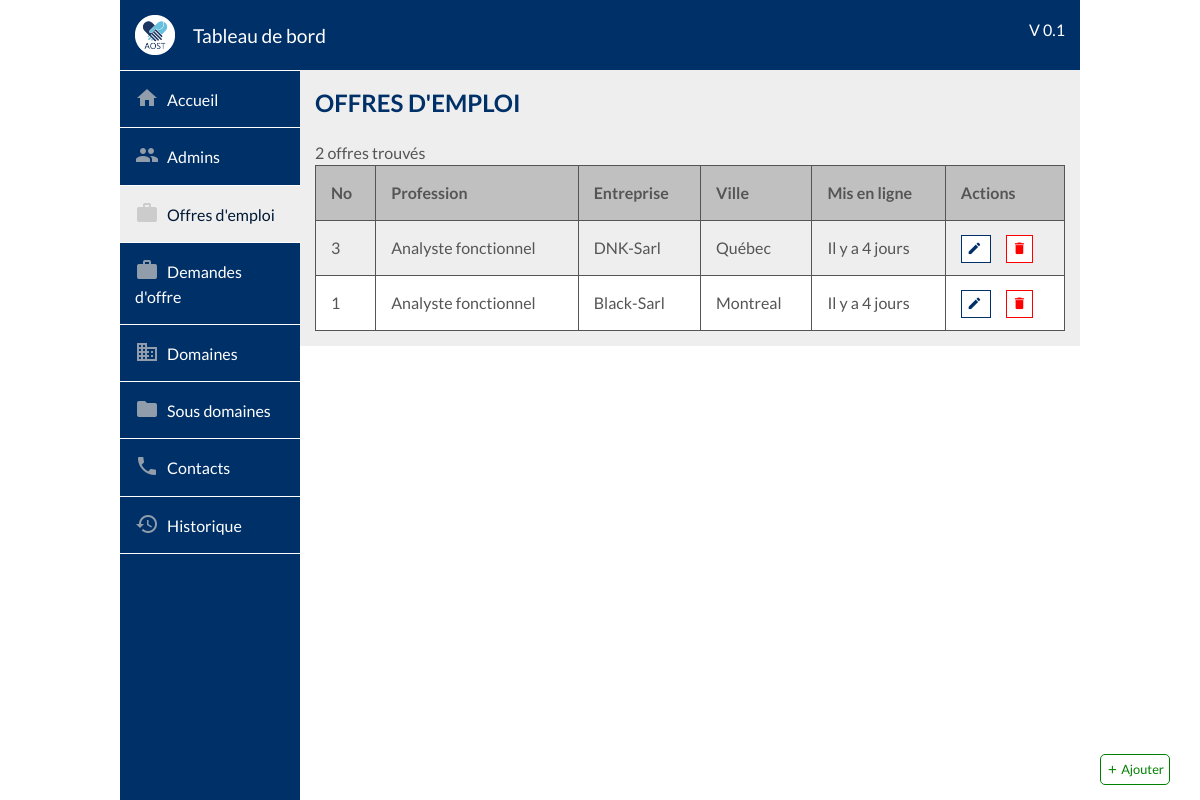
/dashboard/offers/index.php, run on an earlier commit of the app's database.
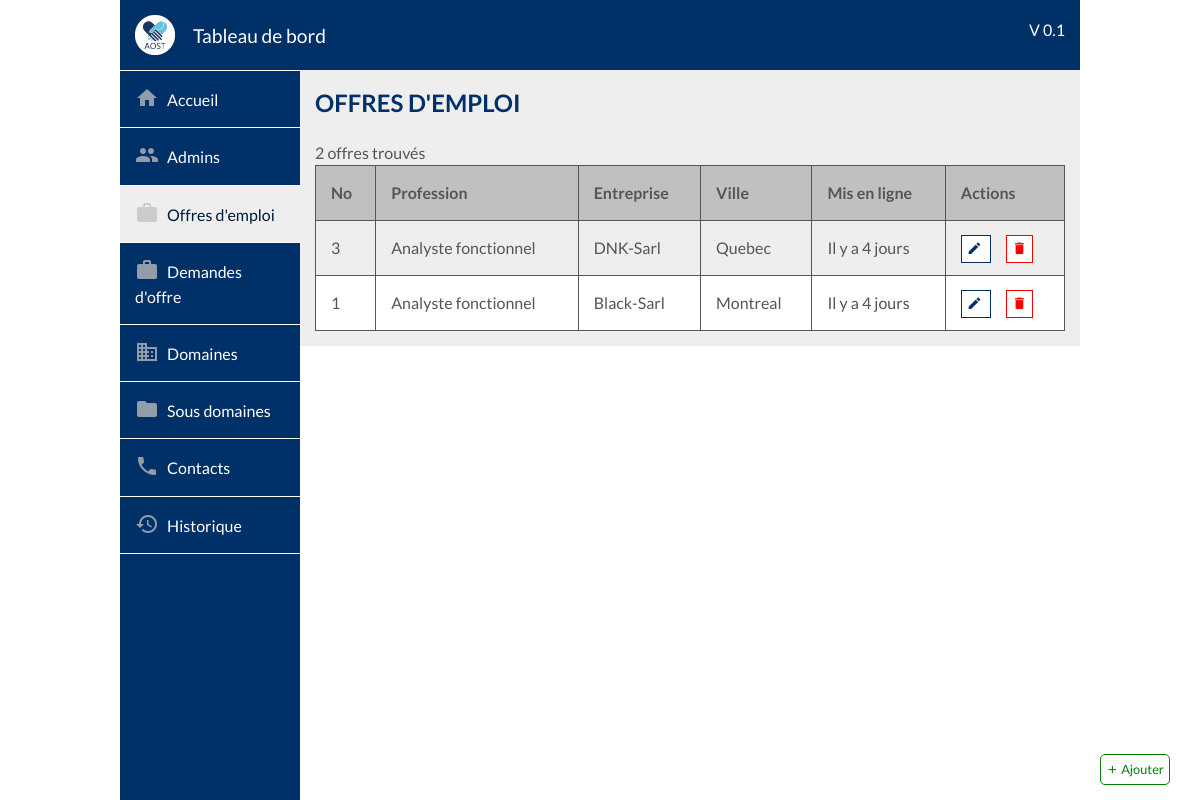
And on a later commit of the database.
### tables this page shows
CREATE TABLE IF NOT EXISTS `offers` (
  `id` bigint(20) NOT NULL AUTO_INCREMENT,
  `id_admin` bigint(20) NOT NULL,
  `id_subdomain` bigint(20) NOT NULL,
  `id_city` bigint(20) NOT NULL,
  `compagny` varchar(100) NOT NULL,
  `description` longtext COMMENT 'Description globale de la demande',
  `missions` longtext COMMENT 'description détaillée (par mission) de la demande',
  `skill` longtext COMMENT 'compétences requises du postulant',
  `candidate_profile` longtext COMMENT 'Informations requises du postulant (age, annee d''experience, caractere etc...)',
  `cv` int(1) NOT NULL DEFAULT '0' COMMENT 'vaudra 1 si un CV est requit pour postuler',
  `motivation` int(1) NOT NULL DEFAULT '0' COMMENT 'Vaudra 1 si une lettre de motivation est requise pour postuler',
  `deleted` int(2) NOT NULL DEFAULT '0' COMMENT 'Vaudra 1 si supprimé par un admin (restera présente dans un onglet archives ou corbeille)',
  `expired` int(2) NOT NULL DEFAULT '0' COMMENT 'vaudra 1 si déjà expiré',
  `deadline` datetime NOT NULL COMMENT 'Date limite',
  `added_at` datetime NOT NULL DEFAULT CURRENT_TIMESTAMP,
  PRIMARY KEY (`id`),
  KEY `fk_city` (`id_city`),
  KEY `fk_subdomain` (`id_subdomain`),
  KEY `fk_admin` (`id_admin`)
);

CREATE TABLE IF NOT EXISTS `city` (
  `id` bigint(20) NOT NULL AUTO_INCREMENT,
  `name` varchar(150) NOT NULL,
  `added_at` datetime NOT NULL DEFAULT CURRENT_TIMESTAMP,
  PRIMARY KEY (`id`)
);

CREATE TABLE IF NOT EXISTS `subdomains` (
  `id` bigint(20) NOT NULL AUTO_INCREMENT,
  `id_admin` bigint(20) NOT NULL,
  `id_domain` bigint(20) NOT NULL,
  `name` varchar(200) NOT NULL,
  `color` varchar(100) NOT NULL,
  `image` varchar(255) NOT NULL,
  `added_at` datetime NOT NULL DEFAULT CURRENT_TIMESTAMP,
  PRIMARY KEY (`id`),
  KEY `id_domain` (`id_domain`),
  KEY `fk_admin` (`id_admin`)
);

### dashboard/offers/index.php (called while the page is built)
<?php include($_SERVER["DOCUMENT_ROOT"]."/aost/dashboard/outils/php/redirection.php");
	redirection("Offres d'emploi", _DASHBOARD_PHP_PATH."offers/offers.php", "offers", "", _DASHBOARD_PATH."offers/offers.css", _DASHBOARD_PATH."offers/offers.js");
?>

### class/Offer.class.php (called while the page is built, shortened)
<?php
class Offer
{
    private $_id;
    private $_compagny;
    private $_added_at;
    public function __construct(array $data){
        foreach ($data as $key => $value) {
            $method='set'.ucfirst($key);
        }
    }
    public function setId($id){
        $this->_id=intval($id);
    }
    public function getId(){
        return $this->_id;
    }
    public function setCompagny($compagny){
        $this->_compagny=htmlentities(strval($compagny));
    }
    public function getCompagny(){
        return $this->_compagny;
    }
    public function setAdded_at($added_at){
        $this->_added_at=htmlentities(strval($added_at));
    }
    public function getAdded_at(){
        return $this->_added_at;
    }
public function getOffersLimit($start) {
    include(_APP_PATH."bd/server-connect.php");
    $start=intval($start);
    $end=$start+10;
    $query=$db->prepare("SELECT * FROM offers ORDER BY id DESC LIMIT $start,$end");
    $offers=[];
    if($query->execute()){
        while($data=$query->fetch()){
            $offers[]=new Offer($data);
        }
        return $offers;
    }else{
        return false;
    }
}
}
?>

### class/Subdomain.class.php (called while the page is built, shortened)
<?php
class Subdomain
{
   private $_name;
   public function __construct(array $data){
    foreach ($data as $key => $value) {
     $method='set'.ucfirst($key);
}
}
public function setName($name){
   $this->_name=htmlentities(strval($name));
}
public function getName(){
    return $this->_name;
}
public function getSubdomain($id){
    include(_APP_PATH."bd/server-connect.php");
    $id=intval($id);
    $query=$db->prepare("SELECT * FROM subdomains WHERE id=?");
    $query->bindParam(1,$id);
    if($query->execute() && $query->rowCount()==1){
      $data=$query->fetch();
      return (new Subdomain($data));
  }else{
      return false;
  }
}
}
?>

### class/City.class.php (called while the page is built, shortened)
<?php
class City
{
    private $_name;
    public function __construct(array $data){
        foreach ($data as $key => $value) {
            $method='set'.ucfirst($key);
        }
    }
    public function setName($name){
        $this->_name=htmlentities(strval($name));
    }
    public function getName(){
        return $this->_name;
    }
public function getCity($id){
    include(_APP_PATH."bd/server-connect.php");
    $id=intval($id);
    $query=$db->prepare("SELECT * FROM city WHERE id=?");
    $query->bindParam(1,$id);
    if($query->execute() && $query->rowCount()==1){
        $data=$query->fetch();
        return (new City($data));
    }else{
        return false;
    }
}
}
?>

### dashboard/offers/offers.php (the view, shortened to what the changed rows need)
<h2 class="margin-top-none">Offres d'emploi</h2>
<?php
	if (isset($_POST["keyword"])) {
		if ($_POST["keyword"] != "") {
			if(isset($_POST["id_domain"])){
				$offers_count = $offer->getOffersFilterRegex_count($_POST["id_domain"], $_POST["keyword"]);
			}else {
				$offers_count = $offer->getOffersLimitRegex_count($_POST["keyword"]);
			}
		}else{
			if(isset($_POST["id_domain"])){
				$offers_count = $offer->getOffersFilter_count($_POST["id_domain"]);
			}else {
				$offers_count = $offer->getOffers();
			}
		}
	}else{
		if(isset($_POST["id_domain"])){
			$offers_count = $offer->getOffersFilter_count($_POST["id_domain"]);
		}else {
			$offers_count = $offer->getOffers();
		}
	}
	$actuParPage= 10;
	$nombreDePages=ceil(count($offers_count)/$actuParPage);
	if(isset($_GET['page']))
	{
		 $pageActuelle=intval($_GET['page']);
		 if($pageActuelle>$nombreDePages)
		 {
					$pageActuelle=$nombreDePages;
		 }
	}
	else
	{
		 $pageActuelle=1;
	}
	$premiereEntree=($pageActuelle-1)*$actuParPage;
	if (isset($_POST["keyword"])) {
		if ($_POST["keyword"] != "") {
			if(isset($_POST["id_domain"])){
				$offers = $offer->getOffersFilterRegex($_POST["date"], $_POST["id_domain"], $_POST["keyword"], $premiereEntree);
			}else {
				$offers = $offer->getOffersLimitRegex($_POST["keyword"], $premiereEntree);
			}
		}else{
			if(isset($_POST["id_domain"])){
				$offers = $offer->getOffersFilter($_POST["date"], $_POST["id_domain"], $premiereEntree);
			}else {
				$offers = $offer->getOffersLimit($premiereEntree);
			}
		}
	}else{
		if(isset($_POST["id_domain"])){
			$offers = $offer->getOffersFilter($_POST["date"], $_POST["id_domain"], $premiereEntree);
		}else {
			$offers = $offer->getOffersLimit($premiereEntree);
		}
	}
?>
<div class="item_container">
  <table>
    <tr>
      <th>No</th>
      <th>Profession</th>
      <th>Entreprise</th>
      <th>Ville</th>
      <th>Mis en ligne</th>
      <th>Actions</th>
    </tr>
  <?php
    $i = 0;
    foreach ($offers as $offer) {
      $city = $city->getCity($offer->getId_city());
      $subdomain = $subdomain->getSubdomain($offer->getId_subdomain());
  ?>
      <tr>
        <td><?php echo $offer->getId(); ?></td>
        <td><?php echo ucfirst($subdomain->getName()); ?></td>
        <td><?php echo ucfirst($offer->getCompagny()); ?></td>
        <td><?php echo ucfirst($city->getName()); ?></td>
        <td><?php echo get_elapsed_time($offer->getAdded_at()); ?></td>
        <td>
          <div class="item_setting">
            <span class="btnEdit" id="btnEdit<?php echo $i; ?>" title="Modifier">
              <i class="material-icons vertical-align-bottom">mode_edit</i>
            </span>
            <span class="btnDelete" id="btnDelete<?php echo $i; ?>" title="Supprimer">
              <i class="material-icons vertical-align-bottom">delete</i>
            </span>
          </div>
        </td>
      </tr>
  <?php
    $i++;
    }
  ?>
  </table>
</div>

### outils/php/functions.php (shortened to what the changed rows need)
<?php
$tab_month=array("Janvier","Février","Mars","Avril","Mai","Juin","Juillet","Aougt","Septembre","Octobre","Novembre","Décembre");
function get_elapsed_time($datetime){
	global $tab_month;
	$date_convert_in_seconde = strtotime($datetime);
	if(date('Ymd', $date_convert_in_seconde) == date('Ymd')){
		$diff = time()-$date_convert_in_seconde;
		if($diff < 60){
			echo "Il y a ".$diff." secondes";
		}else if($diff < 3600){
			echo "Il y a ".floor($diff/60)." min";
		}else if($diff < 86400){
			echo "Il y a ".floor($diff/3600)."h";
		}
	}else if(date('Ymd', $date_convert_in_seconde) == date('Ymd', strtotime('- 1 DAY'))){
		echo "Hier";
	}else if(date('Ymd', $date_convert_in_seconde) == date('Ymd', strtotime('- 2 DAY'))){
		echo "Il y a 2 jours";
	}else if(date('Ymd', $date_convert_in_seconde) == date('Ymd', strtotime('- 3 DAY'))){
		echo "Il y a 3 jours";
	}else if(date('Ymd', $date_convert_in_seconde) == date('Ymd', strtotime('- 4 DAY'))){
		echo "Il y a 4 jours";
	}else if(date('Ymd', $date_convert_in_seconde) == date('Ymd', strtotime('- 5 DAY'))){
		echo "Il y a 5 jours";
	}else if(date('Ymd', $date_convert_in_seconde) == date('Ymd', strtotime('- 6 DAY'))){
		echo "Il y a 6 jours";
	}else if(date('Ymd', $date_convert_in_seconde) == date('Ymd', strtotime('- 1 WEEK'))){
		echo "Il y a 1 semaine";
	}else if(date('Ymd', $date_convert_in_seconde) == date('Ymd', strtotime('- 2 WEEK'))){
		echo "Il y a 2 semaines";
	}else if(date('Ymd', $date_convert_in_seconde) == date('Ymd', strtotime('- 3 WEEK'))){
		echo "Il y a 3 semaines";
	}else if(date('Ymd', $date_convert_in_seconde) == date('Ymd', strtotime('- 4 WEEK'))){
		echo "Il y a 4 semaines";
	}else if(date('Ymd', $date_convert_in_seconde) == date('Ymd', strtotime('- 1 MONTH'))){
		echo "Il y a 1 mois";
	}else if(date('Y', $date_convert_in_seconde) == date('Y', strtotime('- 1 YEAR'))){
		echo "Il y a 1 an";
	}else if(date('Y', $date_convert_in_seconde) == date('Y', strtotime('- 2 YEAR'))){
		echo "Il y a 2 ans";
	}else if(date('Y', $date_convert_in_seconde) == date('Y', strtotime('- 3 YEAR'))){
		echo "Il y a 3 ans";
	}else if(date('Y', $date_convert_in_seconde) == date('Y', strtotime('- 4 YEAR'))){
		echo "Il y a 4 ans";
	}else if(date('Y', $date_convert_in_seconde) == date('Y', strtotime('- 5 YEAR'))){
		echo "Il y a 5 ans";
	}else if(date('Y', $date_convert_in_seconde) == date('Y', strtotime('- 6 YEAR'))){
		echo "Il y a 6 ans";
	}else if(date('Y', $date_convert_in_seconde) == date('Y', strtotime('- 7 YEAR'))){
		echo "Il y a 7 ans";
	}else if(date('Y', $date_convert_in_seconde) == date('Y', strtotime('- 8 YEAR'))){
		echo "Il y a 8 ans";
	}else if(date('Y', $date_convert_in_seconde) == date('Y', strtotime('- 9 YEAR'))){
		echo "Il y a 9 ans";
	}else if(date('Y', $date_convert_in_seconde) == date('Y', strtotime('- 10 YEAR'))){
		echo "Il y a 10 ans";
	}else if(date('Y', $date_convert_in_seconde) == date('Y', strtotime('- 11 YEAR'))){
		echo "Il y a 11 ans";
	}else if(date('Y', $date_convert_in_seconde) == date('Y', strtotime('- 12 YEAR'))){
		echo "Il y a 12 ans";
	}else if(date('Y', $date_convert_in_seconde) == date('Y', strtotime('- 13 YEAR'))){
		echo "Il y a 13 ans";
	}else if(date('Y', $date_convert_in_seconde) == date('Y', strtotime('- 14 YEAR'))){
		echo "Il y a 14 ans";
	}else if(date('Y', $date_convert_in_seconde) == date('Y', strtotime('- 15 YEAR'))){
		echo "Il y a 15 ans";
	}else if(date('Y', $date_convert_in_seconde) == date('Y', strtotime('- 16 YEAR'))){
		echo "Il y a 16 ans";
	}else if(date('Y', $date_convert_in_seconde) == date('Y', strtotime('- 17 YEAR'))){
		echo "Il y a 17 ans";
	}else if(date('Y', $date_convert_in_seconde) == date('Y', strtotime('- 18 YEAR'))){
		echo "Il y a 18 ans";
	}else if(date('Y', $date_convert_in_seconde) == date('Y', strtotime('- 19 YEAR'))){
		echo "Il y a 19 ans";
	}else if(date('Y', $date_convert_in_seconde) == date('Y', strtotime('- 20 YEAR'))){
		echo "Il y a 20 ans";
	}else if(date('Y', $date_convert_in_seconde) < date('Y', strtotime('- 20 YEAR'))){
		echo "Il y a plus de 20 ans";
	}else{
		$mois=date('m',$date_convert_in_seconde);
		$mois=$tab_month[$mois-1];
		echo 'depuis le '.date('d', $date_convert_in_seconde)." ".$mois;
	}
}
?>

What changed in the data, as far as the page shows it:
changed through a linked row, offers "DNK-Sarl": id_city.name "Québec" → "Quebec"
